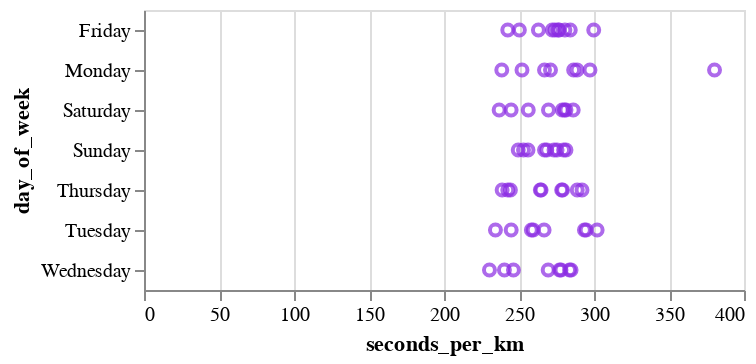

The notebook cell saved with this chart:
### Code cell
alt.Chart(df).mark_point(color='blueviolet').encode(
    x='seconds_per_km',
    y='day_of_week'
)

### Figure 1 — Vega-Lite specification as saved in the notebook (floating-point values rounded to 4 significant figures)
{"$schema": "https://vega.github.io/schema/vega-lite/v5.17.0.json", "config": {"view": {"continuousHeight": 300, "continuousWidth": 300}}, "data": {"name": "data-b5e90de4fab0477a6d479abe6d38b620"}, "datasets": {"data-b5e90de4fab0477a6d479abe6d38b620": [{"avgPace(/meter)": 0.3787, "calories(kcal)": 71, "date": "2022-01-10 20:39", "day_of_week": "Monday", "distance(m)": 1191, "distance_rounded": 1, "maxPace(/meter)": 7.246, "minPace(/meter)": 0.2501, "seconds_per_km": 380.4, "speed_per_km": "06:20.35", "sportTime(s)": 453, "startTime": "2022-01-10T13:39:17+00:00", "type": 1}, {"avgPace(/meter)": 0.2878, "calories(kcal)": 60, "date": "2022-01-13 16:23", "day_of_week": "Thursday", "distance(m)": 1004, "distance_rounded": 1, "maxPace(/meter)": 2.342, "minPace(/meter)": 0.1982, "seconds_per_km": 288.8, "speed_per_km": "04:48.84", "sportTime(s)": 290, "startTime": "2022-01-13T09:23:16+00:00", "type": 1}, {"avgPace(/meter)": 0.2637, "calories(kcal)": 39, "date": "2022-02-03 17:41", "day_of_week": "Thursday", "distance(m)": 1001, "distance_rounded": 1, "maxPace(/meter)": 0.609, "minPace(/meter)": 0.1993, "seconds_per_km": 264.7, "speed_per_km": "04:24.74", "sportTime(s)": 265, "startTime": "2022-02-03T10:41:12+00:00", "type": 1}, {"avgPace(/meter)": 0.2803, "calories(kcal)": 50, "date": "2022-02-05 18:46", "day_of_week": "Saturday", "distance(m)": 1006, "distance_rounded": 1, "maxPace(/meter)": 0.6911, "minPace(/meter)": 0.229, "seconds_per_km": 281.3, "speed_per_km": "04:41.31", "sportTime(s)": 283, "startTime": "2022-02-05T11:46:47+00:00", "type": 1}, {"avgPace(/meter)": 0.2675, "calories(kcal)": 34, "date": "2022-02-06 18:36", "day_of_week": "Sunday", "distance(m)": 1013, "distance_rounded": 1, "maxPace(/meter)": 0.6361, "minPace(/meter)": 0.2325, "seconds_per_km": 268.5, "speed_per_km": "04:28.51", "sportTime(s)": 272, "startTime": "2022-02-06T11:36:48+00:00", "type": 1}, {"avgPace(/meter)": 0.26, "calories(kcal)": 39, "date": "2022-02-11 18:49", "day_of_week": "Friday", "distance(m)": 1004, "distance_rounded": 1, "maxPace(/meter)": 0.788, "minPace(/meter)": 0.198, "seconds_per_km": 262.9, "speed_per_km": "04:22.95", "sportTime(s)": 264, "startTime": "2022-02-11T11:49:54+00:00", "type": 1}, {"avgPace(/meter)": 0.2552, "calories(kcal)": 44, "date": "2022-02-12 18:25", "day_of_week": "Saturday", "distance(m)": 1011, "distance_rounded": 1, "maxPace(/meter)": 0.5571, "minPace(/meter)": 0.1928, "seconds_per_km": 256.2, "speed_per_km": "04:16.18", "sportTime(s)": 259, "startTime": "2022-02-12T11:25:02+00:00", "type": 1}, {"avgPace(/meter)": 0.255, "calories(kcal)": 37, "date": "2022-02-13 18:09", "day_of_week": "Sunday", "distance(m)": 1000, "distance_rounded": 1, "maxPace(/meter)": 0.576, "minPace(/meter)": 0.194, "seconds_per_km": 256, "speed_per_km": "04:16.00", "sportTime(s)": 256, "startTime": "2022-02-13T11:09:12+00:00", "type": 1}, {"avgPace(/meter)": 0.2854, "calories(kcal)": 43, "date": "2022-02-14 18:50", "day_of_week": "Monday", "distance(m)": 1002, "distance_rounded": 1, "maxPace(/meter)": 0.7446, "minPace(/meter)": 0.2587, "seconds_per_km": 286.4, "speed_per_km": "04:46.43", "sportTime(s)": 287, "startTime": "2022-02-14T11:50:09+00:00", "type": 1}, {"avgPace(/meter)": 0.2827, "calories(kcal)": 60, "date": "2022-02-16 18:12", "day_of_week": "Wednesday", "distance(m)": 1001, "distance_rounded": 1, "maxPace(/meter)": 2.165, "minPace(/meter)": 0.1834, "seconds_per_km": 283.7, "speed_per_km": "04:43.72", "sportTime(s)": 284, "startTime": "2022-02-16T11:12:40+00:00", "type": 1}, {"avgPace(/meter)": 0.2793, "calories(kcal)": 55, "date": "2022-03-05 07:10", "day_of_week": "Saturday", "distance(m)": 1006, "distance_rounded": 1, "maxPace(/meter)": 0.6154, "minPace(/meter)": 0.2083, "seconds_per_km": 280.3, "speed_per_km": "04:40.32", "sportTime(s)": 282, "startTime": "2022-03-05T00:10:22+00:00", "type": 1}, {"avgPace(/meter)": 0.2796, "calories(kcal)": 47, "date": "2022-03-18 18:26", "day_of_week": "Friday", "distance(m)": 1005, "distance_rounded": 1, "maxPace(/meter)": 0.8749, "minPace(/meter)": 0.2372, "seconds_per_km": 280.6, "speed_per_km": "04:40.60", "sportTime(s)": 282, "startTime": "2022-03-18T11:26:11+00:00", "type": 1}, {"avgPace(/meter)": 0.2964, "calories(kcal)": 57, "date": "2022-03-28 18:45", "day_of_week": "Monday", "distance(m)": 1046, "distance_rounded": 1, "maxPace(/meter)": 0.639, "minPace(/meter)": 0.2149, "seconds_per_km": 297.3, "speed_per_km": "04:57.32", "sportTime(s)": 311, "startTime": "2022-03-28T11:45:13+00:00", "type": 1}, {"avgPace(/meter)": 0.3011, "calories(kcal)": 57, "date": "2022-03-29 19:02", "day_of_week": "Tuesday", "distance(m)": 1003, "distance_rounded": 1, "maxPace(/meter)": 0.6835, "minPace(/meter)": 0.2301, "seconds_per_km": 302.1, "speed_per_km": "05:2.09", "sportTime(s)": 303, "startTime": "2022-03-29T12:02:25+00:00", "type": 1}, {"avgPace(/meter)": 0.2837, "calories(kcal)": 49, "date": "2022-03-30 18:52", "day_of_week": "Wednesday", "distance(m)": 1001, "distance_rounded": 1, "maxPace(/meter)": 0.4753, "minPace(/meter)": 0.1658, "seconds_per_km": 284.7, "speed_per_km": "04:44.72", "sportTime(s)": 285, "startTime": "2022-03-30T11:52:16+00:00", "type": 1}, {"avgPace(/meter)": 0.27, "calories(kcal)": 48, "date": "2022-04-04 17:57", "day_of_week": "Monday", "distance(m)": 1000, "distance_rounded": 1, "maxPace(/meter)": 0.7117, "minPace(/meter)": 0.2248, "seconds_per_km": 271, "speed_per_km": "04:31.00", "sportTime(s)": 271, "startTime": "2022-04-04T10:57:56+00:00", "type": 1}, {"avgPace(/meter)": 0.273, "calories(kcal)": 51, "date": "2022-04-08 18:39", "day_of_week": "Friday", "distance(m)": 1000, "distance_rounded": 1, "maxPace(/meter)": 0.6707, "minPace(/meter)": 0.2315, "seconds_per_km": 274, "speed_per_km": "04:34.00", "sportTime(s)": 274, "startTime": "2022-04-08T11:39:28+00:00", "type": 1}, {"avgPace(/meter)": 0.2744, "calories(kcal)": 45, "date": "2022-04-10 18:41", "day_of_week": "Sunday", "distance(m)": 1006, "distance_rounded": 1, "maxPace(/meter)": 0.6873, "minPace(/meter)": 0.2137, "seconds_per_km": 275.3, "speed_per_km": "04:35.35", "sportTime(s)": 277, "startTime": "2022-04-10T11:41:58+00:00", "type": 1}, {"avgPace(/meter)": 0.277, "calories(kcal)": 44, "date": "2022-04-13 17:48", "day_of_week": "Wednesday", "distance(m)": 1000, "distance_rounded": 1, "maxPace(/meter)": 0.7634, "minPace(/meter)": 0.2038, "seconds_per_km": 278, "speed_per_km": "04:38.00", "sportTime(s)": 278, "startTime": "2022-04-13T10:48:11+00:00", "type": 1}, {"avgPace(/meter)": 0.2756, "calories(kcal)": 39, "date": "2022-04-15 16:54", "day_of_week": "Friday", "distance(m)": 1005, "distance_rounded": 1, "maxPace(/meter)": 0.7968, "minPace(/meter)": 0.244, "seconds_per_km": 276.6, "speed_per_km": "04:36.62", "sportTime(s)": 278, "startTime": "2022-04-15T09:54:21+00:00", "type": 1}, {"avgPace(/meter)": 0.2939, "calories(kcal)": 62, "date": "2022-04-26 18:40", "day_of_week": "Tuesday", "distance(m)": 1201, "distance_rounded": 1, "maxPace(/meter)": 1.115, "minPace(/meter)": 0.1997, "seconds_per_km": 294.8, "speed_per_km": "04:54.75", "sportTime(s)": 354, "startTime": "2022-04-26T11:40:21+00:00", "type": 1}, {"avgPace(/meter)": 0.2685, "calories(kcal)": 48, "date": "2022-04-27 18:31", "day_of_week": "Wednesday", "distance(m)": 1002, "distance_rounded": 1, "maxPace(/meter)": 0.6803, "minPace(/meter)": 0.2187, "seconds_per_km": 269.5, "speed_per_km": "04:29.46", "sportTime(s)": 270, "startTime": "2022-04-27T11:31:56+00:00", "type": 1}, {"avgPace(/meter)": 0.2774, "calories(kcal)": 50, "date": "2022-04-28 17:37", "day_of_week": "Thursday", "distance(m)": 1002, "distance_rounded": 1, "maxPace(/meter)": 0.8052, "minPace(/meter)": 0.221, "seconds_per_km": 278.4, "speed_per_km": "04:38.44", "sportTime(s)": 279, "startTime": "2022-04-28T10:37:51+00:00", "type": 1}, {"avgPace(/meter)": 0.2974, "calories(kcal)": 89, "date": "2022-04-29 18:01", "day_of_week": "Friday", "distance(m)": 1651, "distance_rounded": 1, "maxPace(/meter)": 1.217, "minPace(/meter)": 0.2073, "seconds_per_km": 299.8, "speed_per_km": "04:59.82", "sportTime(s)": 495, "startTime": "2022-04-29T11:01:29+00:00", "type": 1}, {"avgPace(/meter)": 0.2803, "calories(kcal)": 41, "date": "2022-05-01 16:48", "day_of_week": "Sunday", "distance(m)": 1006, "distance_rounded": 1, "maxPace(/meter)": 0.8224, "minPace(/meter)": 0.2239, "seconds_per_km": 281.3, "speed_per_km": "04:41.31", "sportTime(s)": 283, "startTime": "2022-05-01T09:48:50+00:00", "type": 1}, {"avgPace(/meter)": 0.2761, "calories(kcal)": 42, "date": "2022-05-04 18:52", "day_of_week": "Wednesday", "distance(m)": 1007, "distance_rounded": 1, "maxPace(/meter)": 0.6135, "minPace(/meter)": 0.2112, "seconds_per_km": 277.1, "speed_per_km": "04:37.06", "sportTime(s)": 279, "startTime": "2022-05-04T11:52:29+00:00", "type": 1}, {"avgPace(/meter)": 0.291, "calories(kcal)": 52, "date": "2022-05-05 18:15", "day_of_week": "Thursday", "distance(m)": 1000, "distance_rounded": 1, "maxPace(/meter)": 0.7042, "minPace(/meter)": 0.216, "seconds_per_km": 292, "speed_per_km": "04:52.00", "sportTime(s)": 292, "startTime": "2022-05-05T11:15:38+00:00", "type": 1}, {"avgPace(/meter)": 0.2712, "calories(kcal)": 47, "date": "2022-05-06 17:16", "day_of_week": "Friday", "distance(m)": 1003, "distance_rounded": 1, "maxPace(/meter)": 0.7022, "minPace(/meter)": 0.2276, "seconds_per_km": 272.2, "speed_per_km": "04:32.18", "sportTime(s)": 273, "startTime": "2022-05-06T10:16:48+00:00", "type": 1}, {"avgPace(/meter)": 0.278, "calories(kcal)": 52, "date": "2022-05-07 16:47", "day_of_week": "Saturday", "distance(m)": 1040, "distance_rounded": 1, "maxPace(/meter)": 212, "minPace(/meter)": 0.2129, "seconds_per_km": 278.8, "speed_per_km": "04:38.85", "sportTime(s)": 290, "startTime": "2022-05-07T09:47:30+00:00", "type": 1}, {"avgPace(/meter)": 0.279, "calories(kcal)": 56, "date": "2022-05-08 18:24", "day_of_week": "Sunday", "distance(m)": 1026, "distance_rounded": 1, "maxPace(/meter)": 225, "minPace(/meter)": 0.2221, "seconds_per_km": 279.7, "speed_per_km": "04:39.73", "sportTime(s)": 287, "startTime": "2022-05-08T11:24:19+00:00", "type": 1}, {"avgPace(/meter)": 0.278, "calories(kcal)": 59, "date": "2022-05-12 18:36", "day_of_week": "Thursday", "distance(m)": 1007, "distance_rounded": 1, "maxPace(/meter)": 178, "minPace(/meter)": 0.1781, "seconds_per_km": 279.0, "speed_per_km": "04:39.05", "sportTime(s)": 281, "startTime": "2022-05-12T11:36:50+00:00", "type": 1}, {"avgPace(/meter)": 0.283, "calories(kcal)": 55, "date": "2022-05-13 18:36", "day_of_week": "Friday", "distance(m)": 1024, "distance_rounded": 1, "maxPace(/meter)": 201, "minPace(/meter)": 0.2015, "seconds_per_km": 284.2, "speed_per_km": "04:44.18", "sportTime(s)": 291, "startTime": "2022-05-13T11:36:23+00:00", "type": 1}, {"avgPace(/meter)": 0.273, "calories(kcal)": 51, "date": "2022-05-15 18:36", "day_of_week": "Sunday", "distance(m)": 1028, "distance_rounded": 1, "maxPace(/meter)": 197, "minPace(/meter)": 0.1974, "seconds_per_km": 273.3, "speed_per_km": "04:33.35", "sportTime(s)": 281, "startTime": "2022-05-15T11:36:24+00:00", "type": 1}, {"avgPace(/meter)": 0.288, "calories(kcal)": 63, "date": "2022-05-16 18:31", "day_of_week": "Monday", "distance(m)": 1046, "distance_rounded": 1, "maxPace(/meter)": 210, "minPace(/meter)": 0.2106, "seconds_per_km": 288.7, "speed_per_km": "04:48.72", "sportTime(s)": 302, "startTime": "2022-05-16T11:31:34+00:00", "type": 1}, {"avgPace(/meter)": 0.293, "calories(kcal)": 63, "date": "2022-05-17 18:15", "day_of_week": "Tuesday", "distance(m)": 1049, "distance_rounded": 1, "maxPace(/meter)": 237, "minPace(/meter)": 0.2227, "seconds_per_km": 293.6, "speed_per_km": "04:53.61", "sportTime(s)": 308, "startTime": "2022-05-17T11:15:00+00:00", "type": 1}, {"avgPace(/meter)": 0.2841, "calories(kcal)": 50.03, "date": "2022-05-21 20:48", "day_of_week": "Saturday", "distance(m)": 1003, "distance_rounded": 1, "maxPace(/meter)": 0.6219, "minPace(/meter)": 0.2232, "seconds_per_km": 286.1, "speed_per_km": "04:46.14", "sportTime(s)": 287, "startTime": "2022-05-21T13:48:24+00:00", "type": 1}, {"avgPace(/meter)": 0.265, "calories(kcal)": 44.08, "date": "2022-05-22 17:22", "day_of_week": "Sunday", "distance(m)": 1000, "distance_rounded": 1, "maxPace(/meter)": 0.815, "minPace(/meter)": 0.2136, "seconds_per_km": 267, "speed_per_km": "04:27.00", "sportTime(s)": 267, "startTime": "2022-05-22T10:22:47+00:00", "type": 1}, {"avgPace(/meter)": 0.265, "calories(kcal)": 50.33, "date": "2022-05-23 18:46", "day_of_week": "Monday", "distance(m)": 1000, "distance_rounded": 1, "maxPace(/meter)": 0.668, "minPace(/meter)": 0.2187, "seconds_per_km": 267, "speed_per_km": "04:27.00", "sportTime(s)": 267, "startTime": "2022-05-23T11:46:59+00:00", "type": 1}, {"avgPace(/meter)": 0.2647, "calories(kcal)": 44.15, "date": "2022-05-24 18:54", "day_of_week": "Tuesday", "distance(m)": 1001, "distance_rounded": 1, "maxPace(/meter)": 0.9251, "minPace(/meter)": 0.2227, "seconds_per_km": 266.7, "speed_per_km": "04:26.73", "sportTime(s)": 267, "startTime": "2022-05-24T11:54:01+00:00", "type": 1}, {"avgPace(/meter)": 0.2353, "calories(kcal)": 40.81, "date": "2022-05-25 17:56", "day_of_week": "Wednesday", "distance(m)": 1003, "distance_rounded": 1, "maxPace(/meter)": 0.9066, "minPace(/meter)": 0.1197, "seconds_per_km": 240.3, "speed_per_km": "04:0.28", "sportTime(s)": 241, "startTime": "2022-05-25T10:56:04+00:00", "type": 1}, {"avgPace(/meter)": 0.2622, "calories(kcal)": 53.12, "date": "2022-05-26 17:17", "day_of_week": "Thursday", "distance(m)": 1003, "distance_rounded": 1, "maxPace(/meter)": 0.558, "minPace(/meter)": 0.1968, "seconds_per_km": 264.2, "speed_per_km": "04:24.21", "sportTime(s)": 265, "startTime": "2022-05-26T10:17:38+00:00", "type": 1}, {"avgPace(/meter)": 0.2742, "calories(kcal)": 43.04, "date": "2022-05-27 18:35", "day_of_week": "Friday", "distance(m)": 1003, "distance_rounded": 1, "maxPace(/meter)": 0.757, "minPace(/meter)": 0.2449, "seconds_per_km": 276.2, "speed_per_km": "04:36.17", "sportTime(s)": 277, "startTime": "2022-05-27T11:35:19+00:00", "type": 1}, {"avgPace(/meter)": 0.2677, "calories(kcal)": 51.33, "date": "2022-05-28 17:39", "day_of_week": "Saturday", "distance(m)": 1005, "distance_rounded": 1, "maxPace(/meter)": 0.6452, "minPace(/meter)": 0.2224, "seconds_per_km": 269.7, "speed_per_km": "04:29.65", "sportTime(s)": 271, "startTime": "2022-05-28T10:39:29+00:00", "type": 1}, {"avgPace(/meter)": 0.251, "calories(kcal)": 41, "date": "2022-05-29 18:19", "day_of_week": "Sunday", "distance(m)": 1000, "distance_rounded": 1, "maxPace(/meter)": 0.4274, "minPace(/meter)": 0.1839, "seconds_per_km": 253, "speed_per_km": "04:13.00", "sportTime(s)": 253, "startTime": "2022-05-29T11:19:12+00:00", "type": 1}, {"avgPace(/meter)": 0.25, "calories(kcal)": 48.92, "date": "2022-05-30 18:55", "day_of_week": "Monday", "distance(m)": 1004, "distance_rounded": 1, "maxPace(/meter)": 0.4058, "minPace(/meter)": 0.1746, "seconds_per_km": 252.0, "speed_per_km": "04:11.99", "sportTime(s)": 253, "startTime": "2022-05-30T11:55:16+00:00", "type": 1}, {"avgPace(/meter)": 0.2575, "calories(kcal)": 49.91, "date": "2022-05-31 18:42", "day_of_week": "Tuesday", "distance(m)": 1006, "distance_rounded": 1, "maxPace(/meter)": 0.5513, "minPace(/meter)": 0.203, "seconds_per_km": 259.4, "speed_per_km": "04:19.44", "sportTime(s)": 261, "startTime": "2022-05-31T11:42:33+00:00", "type": 1}, {"avgPace(/meter)": 0.2483, "calories(kcal)": 45.2, "date": "2022-06-03 18:03", "day_of_week": "Friday", "distance(m)": 1003, "distance_rounded": 1, "maxPace(/meter)": 0.8258, "minPace(/meter)": 0.1627, "seconds_per_km": 250.2, "speed_per_km": "04:10.25", "sportTime(s)": 251, "startTime": "2022-06-03T11:03:24+00:00", "type": 1}, {"avgPace(/meter)": 0.2428, "calories(kcal)": 51.81, "date": "2022-06-04 18:38", "day_of_week": "Saturday", "distance(m)": 1001, "distance_rounded": 1, "maxPace(/meter)": 0.5981, "minPace(/meter)": 0.2102, "seconds_per_km": 244.8, "speed_per_km": "04:4.76", "sportTime(s)": 245, "startTime": "2022-06-04T11:38:21+00:00", "type": 1}, {"avgPace(/meter)": 0.2348, "calories(kcal)": 30.82, "date": "2022-06-11 17:38", "day_of_week": "Saturday", "distance(m)": 1001, "distance_rounded": 1, "maxPace(/meter)": 0.5176, "minPace(/meter)": 0.1971, "seconds_per_km": 236.8, "speed_per_km": "03:56.76", "sportTime(s)": 237, "startTime": "2022-06-11T10:38:27+00:00", "type": 1}, {"avgPace(/meter)": 0.2475, "calories(kcal)": 51.79, "date": "2022-06-12 17:47", "day_of_week": "Sunday", "distance(m)": 1006, "distance_rounded": 1, "maxPace(/meter)": 0.6472, "minPace(/meter)": 0.2005, "seconds_per_km": 249.5, "speed_per_km": "04:9.50", "sportTime(s)": 251, "startTime": "2022-06-12T10:47:29+00:00", "type": 1}, {"avgPace(/meter)": 0.2562, "calories(kcal)": 56.05, "date": "2022-06-14 19:03", "day_of_week": "Tuesday", "distance(m)": 1003, "distance_rounded": 1, "maxPace(/meter)": 0.5627, "minPace(/meter)": 0.1935, "seconds_per_km": 258.2, "speed_per_km": "04:18.23", "sportTime(s)": 259, "startTime": "2022-06-14T12:03:23+00:00", "type": 1}, {"avgPace(/meter)": 0.2443, "calories(kcal)": 47.92, "date": "2022-06-15 18:46", "day_of_week": "Wednesday", "distance(m)": 1011, "distance_rounded": 1, "maxPace(/meter)": 0.5219, "minPace(/meter)": 0.1885, "seconds_per_km": 246.3, "speed_per_km": "04:6.29", "sportTime(s)": 249, "startTime": "2022-06-15T11:46:25+00:00", "type": 1}, {"avgPace(/meter)": 0.2405, "calories(kcal)": 33.65, "date": "2022-06-16 18:03", "day_of_week": "Thursday", "distance(m)": 1002, "distance_rounded": 1, "maxPace(/meter)": 0.5764, "minPace(/meter)": 0.1971, "seconds_per_km": 242.5, "speed_per_km": "04:2.51", "sportTime(s)": 243, "startTime": "2022-06-16T11:03:28+00:00", "type": 1}, {"avgPace(/meter)": 0.2405, "calories(kcal)": 48.66, "date": "2022-06-17 18:03", "day_of_week": "Friday", "distance(m)": 1002, "distance_rounded": 1, "maxPace(/meter)": 0.4713, "minPace(/meter)": 0.1802, "seconds_per_km": 242.5, "speed_per_km": "04:2.51", "sportTime(s)": 243, "startTime": "2022-06-17T11:03:58+00:00", "type": 1}, {"avgPace(/meter)": 0.2428, "calories(kcal)": 45, "date": "2022-06-21 19:23", "day_of_week": "Tuesday", "distance(m)": 1009, "distance_rounded": 1, "maxPace(/meter)": 0.5322, "minPace(/meter)": 0.1881, "seconds_per_km": 244.8, "speed_per_km": "04:4.80", "sportTime(s)": 247, "startTime": "2022-06-21T12:23:33+00:00", "type": 1}, {"avgPace(/meter)": 0.2423, "calories(kcal)": 49.76, "date": "2022-06-23 18:16", "day_of_week": "Thursday", "distance(m)": 1003, "distance_rounded": 1, "maxPace(/meter)": 0.627, "minPace(/meter)": 0.1883, "seconds_per_km": 244.3, "speed_per_km": "04:4.27", "sportTime(s)": 245, "startTime": "2022-06-23T11:16:47+00:00", "type": 1}, {"avgPace(/meter)": 0.2365, "calories(kcal)": 48.67, "date": "2022-06-27 18:45", "day_of_week": "Monday", "distance(m)": 1002, "distance_rounded": 1, "maxPace(/meter)": 0.6246, "minPace(/meter)": 0.1815, "seconds_per_km": 238.5, "speed_per_km": "03:58.52", "sportTime(s)": 239, "startTime": "2022-06-27T11:45:38+00:00", "type": 1}, {"avgPace(/meter)": 0.2323, "calories(kcal)": 39.65, "date": "2022-06-28 18:07", "day_of_week": "Tuesday", "distance(m)": 1003, "distance_rounded": 1, "maxPace(/meter)": 0.4755, "minPace(/meter)": 0.1836, "seconds_per_km": 234.3, "speed_per_km": "03:54.30", "sportTime(s)": 235, "startTime": "2022-06-28T11:07:21+00:00", "type": 1}, {"avgPace(/meter)": 0.2283, "calories(kcal)": 33.62, "date": "2022-06-29 19:02", "day_of_week": "Wednesday", "distance(m)": 1003, "distance_rounded": 1, "maxPace(/meter)": 0.5453, "minPace(/meter)": 0.1936, "seconds_per_km": 230.3, "speed_per_km": "03:50.31", "sportTime(s)": 231, "startTime": "2022-06-29T12:02:34+00:00", "type": 1}, {"avgPace(/meter)": 0.2368, "calories(kcal)": 36.82, "date": "2022-06-30 19:31", "day_of_week": "Thursday", "distance(m)": 1001, "distance_rounded": 1, "maxPace(/meter)": 0.6545, "minPace(/meter)": 0.1648, "seconds_per_km": 238.8, "speed_per_km": "03:58.76", "sportTime(s)": 239, "startTime": "2022-06-30T12:31:18+00:00", "type": 1}]}, "encoding": {"x": {"field": "seconds_per_km", "type": "quantitative"}, "y": {"field": "day_of_week", "type": "nominal"}}, "mark": {"color": "blueviolet", "type": "point"}}
